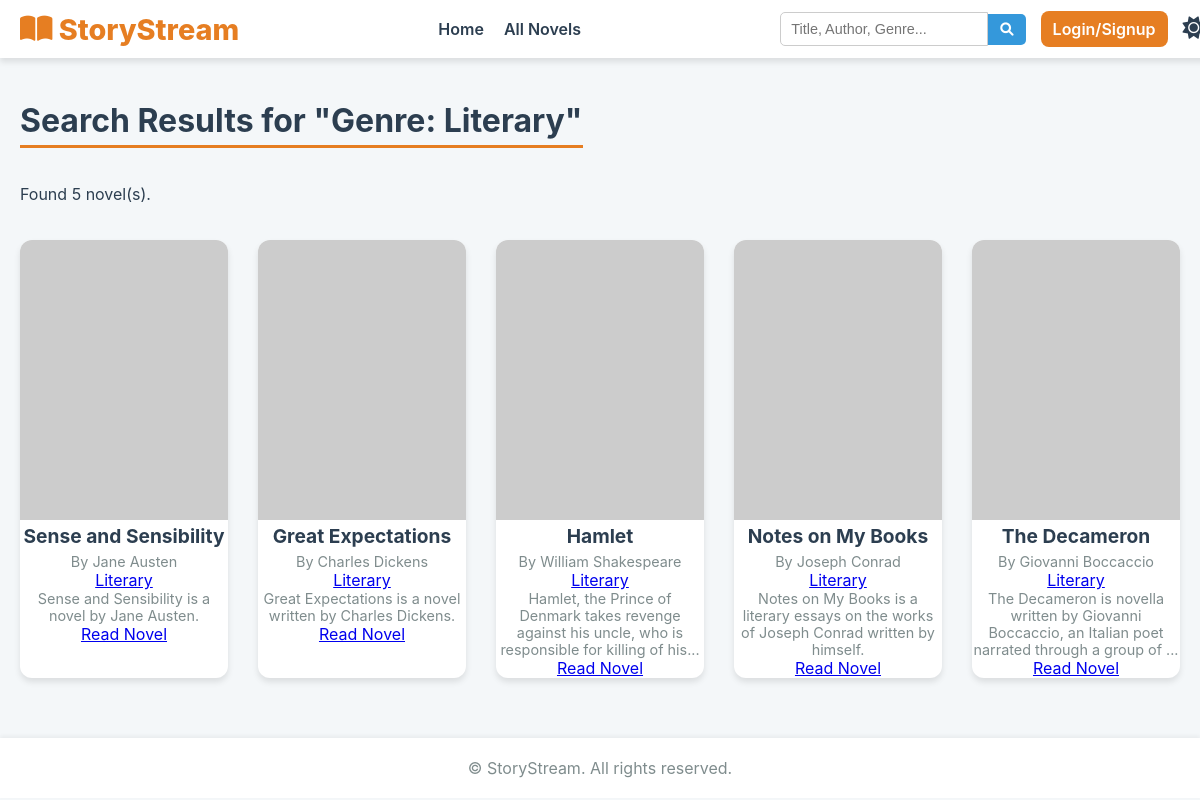
/genre/Literary, run on the app's committed database.
### app.py (models this page shows)
class Book(db.Model):
    id = db.Column(db.Integer, primary_key=True)
    title = db.Column(db.String(250), nullable=False)
    author = db.Column(db.String(150), nullable=False)
    genre = db.Column(db.String(50))
    description = db.Column(db.Text)
    content = db.Column(db.Text, nullable=False) # The actual text of the novel
    cover_url = db.Column(db.String(300))
    timestamp = db.Column(db.Float, default=time.time)
    user_id = db.Column(db.Integer, db.ForeignKey('user.id'), nullable=False)
    def to_dict(self):
        return {
            'id': self.id,
            'title': self.title,
            'author': self.author,
            'genre': self.genre,
            'description': self.description,
            'content': self.content,
            'cover_url': self.cover_url,
            'timestamp': self.timestamp,
            'uploaded_by': self.user_id,
            'uploader_name': self.uploader.username if self.uploader else 'System'
        }

### app.py (the view)
@app.route('/genre/<string:genre_name>')
def genre_view(genre_name):
    books_in_genre = Book.query.filter(Book.genre.ilike(f'%{genre_name}%')).order_by(Book.title).all()
    books_data = [book.to_dict() for book in books_in_genre]
    return render_template('all.html', books=books_data, query=f"Genre: {genre_name}")

### app.py (called while the page is built)
@app.before_request
def before_request():
    g.now = time.localtime()
    if current_user.is_authenticated:
        session['is_authenticated'] = True
        session['username'] = current_user.username
    else:
        session['is_authenticated'] = False
        session.pop('username', None)

### templates/all.html (shortened to what this page needs)
{% extends "base.html" %}
{% block content %}
<div class="container mx-auto p-4 md:p-8">
<div class="mb-8">
    {% if query %}
        <h1 class="text-3xl md:text-4xl font-extrabold text-gray-900 dark:text-gray-100 section-title">Search Results for "{{ query }}"</h1>
        <p class="text-lg text-gray-600 dark:text-gray-400 mt-2">Found {{ books|length }} novel(s).</p>
    {% else %}
        <h1 class="text-3xl md:text-4xl font-extrabold text-gray-900 dark:text-gray-100 section-title">All Novels</h1>
    {% endif %}
</div>
<div class="book-grid grid grid-cols-1 sm:grid-cols-2 lg:grid-cols-4 xl:grid-cols-5 gap-6">
    {% if books %}
        {% for book in books %}
            <div class="novel-card bg-white dark:bg-gray-800 rounded-xl shadow-xl overflow-hidden transform hover:scale-[1.02] transition duration-300 ease-in-out border border-gray-200 dark:border-gray-700 flex flex-col">
                <div class="aspect-w-3 aspect-h-4 w-full overflow-hidden flex items-center justify-center bg-gray-100 dark:bg-gray-700">
                    <img src="{{ book.cover_url }}"
                         alt="Cover of {{ book.title }}"
                         class="object-cover w-full h-full"
                         onerror="this.onerror=null;this.src='https://placehold.co/250x333/8d99ae/ffffff?text=No+Cover+Available'">
                </div>
                <div class="p-4 flex flex-col flex-grow">
                    <div class="flex-grow">
                        <h3 class="text-xl font-bold text-gray-900 dark:text-gray-100 truncate mb-1" title="{{ book.title }}">{{ book.title }}</h3>
                        <p class="text-sm text-gray-600 dark:text-gray-400">By <span class="font-medium">{{ book.author }}</span></p>
                        <a href="{{ url_for('genre_view', genre_name=book.genre) }}" class="text-xs font-semibold inline-block py-1 px-3 mt-2 rounded-full text-blue-800 bg-blue-100 dark:text-blue-200 dark:bg-blue-900 hover:bg-blue-200 dark:hover:bg-blue-800 transition duration-150">
                            {{ book.genre }}
                        </a>
                        <p class="mt-3 text-sm text-gray-700 dark:text-gray-300 line-clamp-3">
                            {{ book.description[:100] }}{% if book.description|length > 100 %}...{% endif %}
                        </p>
                    </div>
                    <div class="mt-4 pt-4 border-t border-gray-100 dark:border-gray-700">
                        <a href="{{ url_for('reader', book_id=book.id) }}"
                           class="w-full text-center inline-block py-2 px-4 bg-indigo-600 text-white font-semibold rounded-lg shadow-md hover:bg-indigo-700 focus:outline-none focus:ring-2 focus:ring-indigo-500 focus:ring-offset-2 transition duration-200 dark:focus:ring-offset-gray-800">
                            Read Novel
                        </a>
                    </div>
                </div>
            </div>
        {% endfor %}
    {% endif %}
</div>
</div>
{% endblock %}

### static/style.css (style rules this page uses)
:root { --bg-light: #f4f7f9; --bg-card-light: #ffffff; --text-light: #2c3e50; --primary-color: #e67e22; --accent-color: #3498db; --shadow: 0 4px 6px rgba(0, 0, 0, 0.1); --bg-dark: #2c3e50; --bg-card-dark: #34495e; --text-dark: #ecf0f1; --reader-bg-light: #fefcfb; --reader-text-light: #1f1f1f; }
body { font-family: 'Inter', sans-serif; background-color: var(--bg-light); color: var(--text-light); transition: background-color 0.3s, color 0.3s; margin: 0; padding-top: 60px; }
.section-title { font-size: 2rem; font-weight: 700; margin-bottom: 20px; border-bottom: 3px solid var(--primary-color); padding-bottom: 5px; display: inline-block; }
.book-grid { display: grid; grid-template-columns: repeat(auto-fit, minmax(200px, 1fr)); gap: 30px; padding: 20px 0; }
.novel-card { background-color: var(--bg-card-light); border-radius: 12px; overflow: hidden; box-shadow: var(--shadow); transition: transform 0.3s, box-shadow 0.3s; text-align: center; display: flex; flex-direction: column; text-decoration: none; color: inherit; }
.novel-card img { width: 100%; height: 280px; object-fit: cover; }
.novel-card h3 { font-size: 1.2rem; font-weight: 700; color: var(--text-light); margin-top: 0; margin-bottom: 5px; overflow: hidden; text-overflow: ellipsis; white-space: nowrap; }
.novel-card p { font-size: 0.9rem; color: #7f8c8d; margin: 0; }

### data on the page
Book: title "Sense and Sensibility", author "Jane Austen", genre "Literary", description "Sense and Sensibility is a novel by Jane Austen."
Book: title "Great Expectations", author "Charles Dickens", genre "Literary", description "Great Expectations is a novel written by Charles Dickens."
Book: title "Hamlet", author "William Shakespeare", genre "Literary", description "Hamlet, the Prince of Denmark takes revenge against his uncle, who is responsible for killing of his"
Book: title "Notes on My Books", author "Joseph Conrad", genre "Literary", description "Notes on My Books is a literary essays on the works of Joseph Conrad written by himself."
Book: title "The Decameron", author "Giovanni Boccaccio", genre "Literary", description "The Decameron is novella written by Giovanni Boccaccio, an Italian poet narrated through a group of"

### other printed values
{{ query }} "Genre: Literary"
{{ books|length }} "5"
